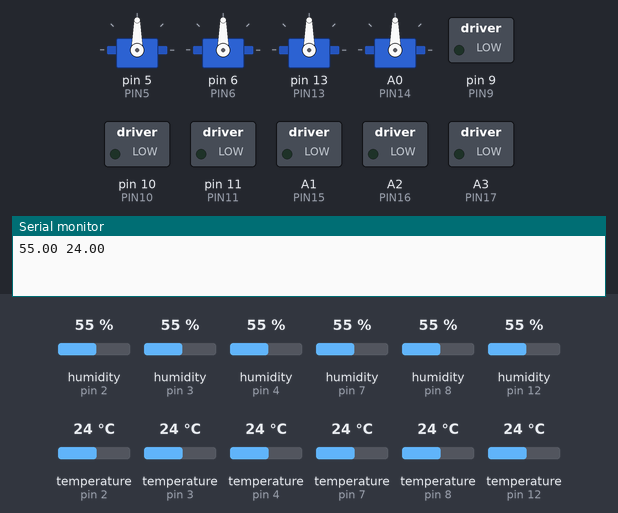
A sketch run on a simulated Arduino Uno, built with avr-gcc and run on an emulated ATmega328P. Parts: 4 × servo, switched loads named in the sketch (green lamp = pin HIGH), the last lines printed to the serial monitor. The inputs (shaded band) are chosen by the test bench; at power-on: humidity (sensors on pin 2, pin 3, pin 4, pin 7, pin 8, pin 12) 55 %, temperature (sensors on pin 2, pin 3, pin 4, pin 7, pin 8, pin 12) 24 °C.

Above: at 0.1 s.
At 0.8 s:
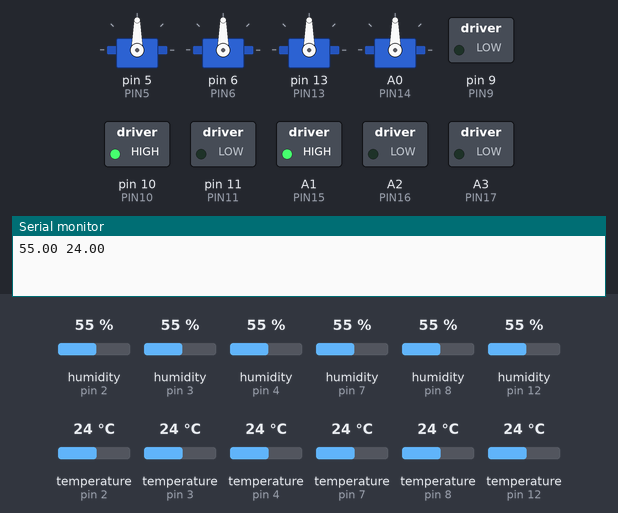
At 10.8 s:
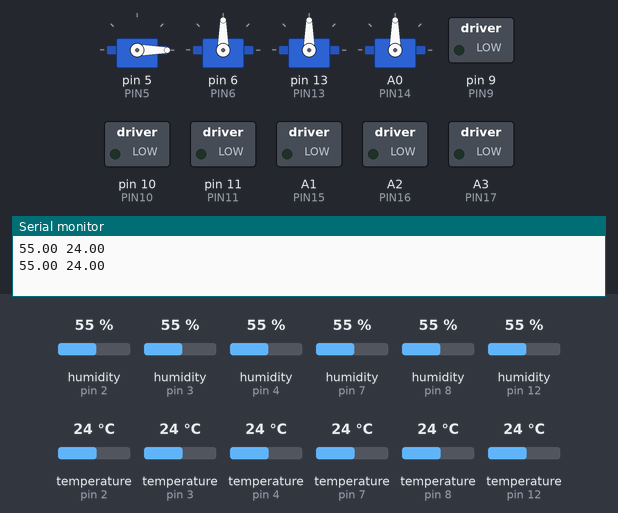
At 12.2 s:
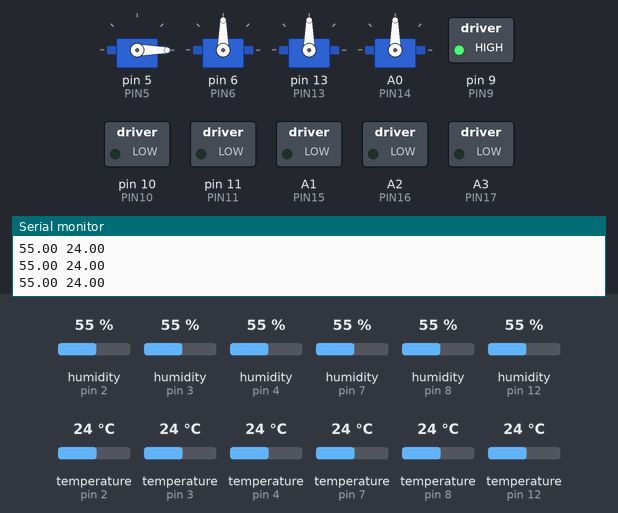
Timing chart, 0 to 13.7 s (numbered marks = the images above):
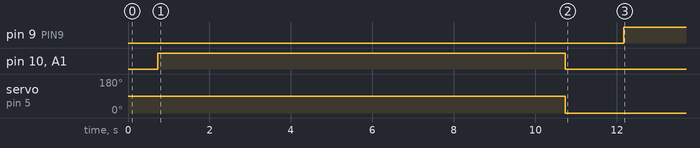

Measured:
- by itself, pin 9 (PIN9): LOW → HIGH at 12.2 s
- by itself, pin 10 (PIN10), A1 (PIN15): LOW → HIGH at 0.73 s, → LOW 10.0 s later
- by itself, servo on pin 5 (PIN5): 90° → 0° at 10.7 s

The sketch:

Control.ino
```cpp
// Team 11; Climate Controlled Box
// Author: Ryan Huang
// Date Written: 3/22/2024
// Last Updated: 4/9/2024
// This code is responsible for:
//
//      > Humidifier, Dehumidifier, Cooler control
//      > Retrieving Sensor data
//      > Direct Servo Control
//
// NOTES: MODIFY THE TARGET_TEMP AND TARGET_HUMIDITY BEFORE RUNNING
//        IDENTIFY ANY TODOs AND DETERMINE IF ITS WORTH INVESTIGATING

// TODO: Redefine the PIN#s into better, more recognizable, modular names. Use Find and Replace

//***************************************************************************************************
//---------------------------------------------------------------------------------------------------
//----------------------------------- PREPROCESSING MACROS ------------------------------------------
//---------------------------------------------------------------------------------------------------
//***************************************************************************************************

#include "DHT.h"
#include "Servo.h"

#define DHTTYPE DHT22
#define ARRAY_SIZE 12

// ****************************************************
// *********** MODIFY THESE VARIABLES FIRST ***********
// ****************************************************

// Print to the serial monitor if true or allow Python to data
bool printToPython = true;

#define TARGET_TEMP 30          // MODIFY FIRST!!!
#define TARGET_HUMIDITY 50      // MODIFY FIRST!!!
#define coolingTime 10000

// ****************************************************
// *********** MODIFY THESE VARIABLES FIRST ***********
// ****************************************************

// CHAMBER SENSOR PINS
#define DHTPin2 2
#define DHTPIN5 3
#define DHTPin4 4
#define DHTPin7 7

// DEHUMIDIFIER SENSOR PINS
#define DHTPin8 8
#define DHTPin12 12

// Servo Motor Valve Control
#define PIN5 5  // Servo 1 (OUTLET)
#define PIN6 6  // Servo 2 (THREE WAY)
#define PIN13 13 // Servo 3 (THREE WAY)
#define PIN14 A0  // Servo 4 (THREE WAY)


// Chamber PC/Inline Fan Control
#define PIN9 9
#define PIN10 10

// Dehumidifier Dual Fan Control
#define PIN11 11

// Cooler Power and Fan Control
#define PIN15 A1  // Cooler and Fan

// Mister Power and Fan Control
#define PIN16 A2  // Fan
#define PIN17 A3  // Mister


// Sensor Tolerance
// TODO: Check with Estefan on the potential accuracy and variance of the heater
#define TOL 1.5     // Tolerance for Humidifier/Dehumidfier
#define HTOL 1      // Tolerance for Heater


//***************************************************************************************************
//---------------------------------------------------------------------------------------------------
//---------------------------- INITIALIZATION AND FUNCTION PROTOTYPES -------------------------------
//---------------------------------------------------------------------------------------------------
//***************************************************************************************************


// Function Prototypes
void sense();                                             // This function sense data from all the sensors
void outletOpen(bool open = false);                       // This function controls the outlet 2-Way valve
void threewayValve(int valveNum, int pos);                // This function controls any of the 3-Way valves


// TODO: delete?
unsigned int time;

// Temperature/Humidity data from all the sensors
// TODO: Add weights to the temperature/humidity data closer to the inlets or the heater
float CHAMBER_AVG_TEMP;
float CHAMBER_AVG_HUMID;

// Initialize Chamber Temperature and Humiditiy Sensor Variables
float TC1, TC2, TC4, TC7;
float HC1, HC2, HC4, HC7;


// Initialize Dehumidifier Temperature and Humiditiy Sensor Variables
// UNUSED
float TD8, TD12;
float HD8, HD12;


// DHT Initialization
DHT dht2(DHTPin2, DHTTYPE);
DHT dht5(DHTPIN5, DHTTYPE);
DHT dht4(DHTPin4, DHTTYPE);
DHT dht7(DHTPin7, DHTTYPE);
DHT dht8(DHTPin8, DHTTYPE);
DHT dht12(DHTPin12, DHTTYPE);

// Servo initialization
Servo valve0; // Outlet Vakve
Servo valve1;
Servo valve2;
Servo valve3;

//***************************************************************************************************
//---------------------------------------------------------------------------------------------------
//--------------------------------------- VARIABLE DECLARATION --------------------------------------
//---------------------------------------------------------------------------------------------------
//***************************************************************************************************


// NOTES: This is Dehumidifier Sensor data if needed. Currently unused for any control purposes.
float POST_DH_TEMP = TD8;
float POST_DH_HUMID = HD8;
float PRE_DH_TEMP = TD12;
float PRE_DH_HUMID = HD12;


//***************************************************************************************************
//---------------------------------------------------------------------------------------------------
//------------------------------ SENSOR, PIN, AND SERVO ARRAY DECLARATIONS --------------------------
//---------------------------------------------------------------------------------------------------
//***************************************************************************************************

// Array containing all sensor readings
static float results[ARRAY_SIZE] = {TC1, HC1, TC2, HC2, TC4, HC4, TC7, HC7, TD8, HD8, TD12, HD12};

// Array containing output pin references
// TODO: Update this to account for the additional pins
byte outputPins[] = {PIN5, PIN6, PIN13, PIN9, PIN10, PIN11, PIN15, PIN16, PIN17, PIN14};
byte pinCount = sizeof(outputPins) / sizeof(outputPins[0]);

// Array containing 3-Way valve motor object references
Servo threewayRefs[] = {valve1, valve2, valve3};


//***************************************************************************************************
//---------------------------------------------------------------------------------------------------
//---------------------------------------- ALL RELEVANT FUNCTIONS -----------------------------------
//---------------------------------------------------------------------------------------------------
//***************************************************************************************************

void sense() {
  // CAUTION: Multiple sensors may fail, but they will output NaN

  // Chamber Sensor Readings
  HC1 = dht2.readHumidity();
  TC1 = dht2.readTemperature();

  HC2 = dht5.readHumidity();
  TC2 = dht5.readTemperature();

  HC4 = dht4.readHumidity();
  TC4 = dht4.readTemperature();

  HC7 = dht7.readHumidity();
  TC7 = dht7.readTemperature();

  //Dehumidifier Readings
  TD8 = dht8.readTemperature();
  HD8 = dht8.readHumidity();

  TD12 = dht12.readTemperature();
  HD12 = dht12.readHumidity();

  // CHAMBER_AVG_TEMP = (0.15*TC1 + 0.35*TC2 + 0.35*TC4 + 0.15*TC7);
  CHAMBER_AVG_TEMP = TC2;
  CHAMBER_AVG_HUMID = (HC1 + HC2 + HC4 + HC7)/4;

  // Serial.println((String) HC1 + "% | " + TC1 + "C | " + HC2 + "% | " + TC2 + "C | " + HC4 + "% | " + TC4 + "C | ");
  // Serial.println((String)"Left Wall " + TC1 + " |  RTD  " + TC2 + " | Middle Wall " + TC4 + " | Right Wall " + TC7);

  // Serial.println((String) CHAMBER_AVG_HUMID + "% | " + CHAMBER_AVG_TEMP + "C");
  if (!printToPython) {
    Serial.println((String) CHAMBER_AVG_HUMID + "% | " + CHAMBER_AVG_TEMP + "C");
  }
  else {
    Serial.println((String) CHAMBER_AVG_HUMID + " " + CHAMBER_AVG_TEMP);
  }
  delay(700);


}

// TODO: Determine if 0 or 90 is the open or closed position. Check with Demitri/Moti/Will
void outletOpen(bool open) {
  if (open) {
    valve0.write(90);
  }
  else if (!open) {
    valve0.write(0);
  }
}

// TODO: Determine which positions are the right positions for each motor
void threewayValve(int valveNum, int pos) {
  if (valveNum == 1) {
    threewayRefs[0].write(pos);
  }
  else if (valveNum == 2) {
    threewayRefs[1].write(pos);
  }
  else if (valveNum == 3) {
    threewayRefs[2].write(pos);
  }
}

//***************************************************************************************************
//---------------------------------------- CODE BEGINS ----------------------------------------------

void setup() {
  Serial.begin(115200);

  // DHT Sensor Initialization
  pinMode(DHTPin2, INPUT);
  pinMode(DHTPIN5, INPUT);
  pinMode(DHTPin4, INPUT);
  pinMode(DHTPin7, INPUT);
  pinMode(DHTPin8, INPUT);
  pinMode(DHTPin12, INPUT);
  dht2.begin();
  dht5.begin();
  dht4.begin();
  dht7.begin();
  dht8.begin();
  dht12.begin();


  // Set logic Pins to output for Valve, Dehumidifier, Cooler, Humidifier control
  // Servo Motor Valve Control
  pinMode(PIN5, OUTPUT);
  pinMode(PIN6, OUTPUT);
  pinMode(PIN13, OUTPUT);

  // Chamber PC/Inline Fan Control
  pinMode(PIN9, OUTPUT);
  pinMode(PIN10, OUTPUT);

  // Dehumidifier Dual Fan Control
  pinMode(PIN11, OUTPUT);

  // Cooler Fan and Power Control
  pinMode(PIN15, OUTPUT);

  // Fan and Mister Power Control
  pinMode(PIN16, OUTPUT);
  pinMode(PIN17, OUTPUT);

  valve0.attach(PIN5);
  valve1.attach(PIN6);
  valve2.attach(PIN13);
  valve3.attach(PIN14);

}


void loop() {

  // Pin Output Error Redundancy: Set all pin outputs to low before starting the control loop
  for (byte i = 0; i < pinCount; i++) {
    digitalWrite(outputPins[i], LOW);
  }


  //***************************************************************************************************
  //---------------------------------------------------------------------------------------------------
  //--------------------------------- PRESS S TO BEGIN THE LOOP ---------------------------------------
  //---------------------------------------------------------------------------------------------------
  //***************************************************************************************************


  // Wait to begin the control loop until keystroke 'S' is pressed.
  if (!printToPython)  {
    Serial.println("To begin the temperature and humidity control\n Switch on the heater and press S in the Serial Monitor");

    while (true) {
      if (Serial.available() > 0) {
        if (Serial.read() == 'S')  {
          break;
        }
      }
    }
  }

  sense(); // Update all the sensor measurements for the current iteration


  //***************************************************************************************************
  //---------------------------------------------------------------------------------------------------
  //--------------------------------------- COOLER SUBSYSTEM ------------------------------------------
  //------------------------------------ Wait 2 minutes to cool ---------------------------------------
  //---------------------------------------------------------------------------------------------------
  //***************************************************************************************************


  if (true) {

    // Open the cooling path valves
    //TODO: Check the angles
    outletOpen(true);
    threewayValve(1, 0);
    threewayValve(2, 93);
    threewayValve(3, 0);

    digitalWrite(PIN15, HIGH);
    digitalWrite(PIN10, HIGH);
    digitalWrite(PIN9, LOW);
    if (!printToPython) {
      Serial.println("Status: Cooling");
    }


    // delay((int) coolingTime);
    //-------------------------------------------------------------------------------------------------------------------------------------------------------------------------
    delay(coolingTime);

    // Close both inlet and outlet valves.
    outletOpen(false);
    threewayValve(3, 180);

    digitalWrite(PIN15, LOW);
    digitalWrite(PIN10, LOW);
    digitalWrite(PIN9, LOW);
  }
  sense();


  //***************************************************************************************************
  //---------------------------------------------------------------------------------------------------
  //--------------------------------------- HEATER SUBSYSTEM ------------------------------------------
  //------------- Wait for the Heater and Temperature Controller to set chamber temperature------------
  //---------------------------------------------------------------------------------------------------
  //***************************************************************************************************


  while (true) {
  if (!printToPython) {
    Serial.println("Status: Heating");
  }
    sense(); // Update all the sensor measurements for the current iteration

    // CHAMBER INLET FAN
    digitalWrite(PIN9, HIGH);

    if (abs(CHAMBER_AVG_TEMP - TARGET_TEMP) < HTOL) {
      // Temperature has been overshot within the heater tolerance. Move onto Humidifier/Dehumidifier
      break;
    }
  }


  //***************************************************************************************************
  //---------------------------------------------------------------------------------------------------
  //------------------------------- HUMIDIFER/DEHUMIDIFIER SUBSYSTEM ----------------------------------
  //---------- Assuming temperature is within tolerance. Begin Dehumidifying or Humidifiying ----------
  //---------------------------------------------------------------------------------------------------
  //***************************************************************************************************


  if (CHAMBER_AVG_HUMID < (TARGET_HUMIDITY - TOL)) {
    while (true) {
      sense(); // Update all the sensor measurements for the current iteration
      if (CHAMBER_AVG_HUMID < (TARGET_HUMIDITY - TOL)) {       // Humidify within tolerance
        if (!printToPython) {
          Serial.println("Status: Humidifying");
        }

        outletOpen(false);
        threewayValve(3, 100);

        // MISTER POWER AND FAN (same switch)
        digitalWrite(PIN16, HIGH);
        digitalWrite(PIN17, HIGH);

        // CHAMBER INLET
        digitalWrite(PIN9, HIGH);
      }
      else if (abs(CHAMBER_AVG_HUMID - TARGET_HUMIDITY) < TOL) {
        // Target Humidity reached within tolerance. Break the loop
        break;
      }
    }
  }
  else {
    while(true) {
      if (CHAMBER_AVG_HUMID > (TARGET_HUMIDITY - TOL)) {      // Dehumidify within tolerance
        if (!printToPython) {
          Serial.println("Status: Dehumidifying");
        }
        outletOpen(true);
        threewayValve(1,93);
        threewayValve(2,0);
        threewayValve(3,0);

        // CHAMBER OUTLET
        digitalWrite(PIN9, HIGH);

        // CHAMBER INLET
        digitalWrite(PIN10, HIGH);

        // BOTH DEHUMIDIFIER FANS
        digitalWrite(PIN11, HIGH);

        sense();

      }
      else if (abs(CHAMBER_AVG_HUMID - TARGET_HUMIDITY) < TOL) {
        // Target Humidity reached within tolerance. Break the loop
        break;
      }
    }
  }

  //******************************************************************************************************
  //------------------------------------------------------------------------------------------------------
  //-------------------------------- DESIRED CONDITIONS REACHED (ideally) --------------------------------
  //------------------------------ SWITCH ALL SYSTEMS OFF | CLOSE ALL VALVES -----------------------------
  //******************************************************************************************************


  // // Pin Output Error Redundancy: Switch all output pins off (turn off all systems)
  for (byte i = 0; i < pinCount; i++) {
    digitalWrite(outputPins[i], LOW);
  }

  // TODO: Check the valves
  outletOpen(false);
  threewayValve(3, 180);


  // CONTINUE READING TEMPERATURE AND HUMIDITY EVEN AFTER EVERYTHING SHUTS OFF

  if (!printToPython) {
    Serial.println("The temperature/humidity control is complete. Continue sensing temperature and humidity."
                "\n Press 'S' again to break the loop and restart the cycle "
                "\n If you want to change the desired temperature and humidity, modify line 32 and 33. Then upload");
  }

  while(true) {
    sense();
    if (Serial.available() > 0) {
      if (Serial.read() == 'S')  {
        break;
      }
    }
  }
  Serial.println("Restarting the loop");
}
```
